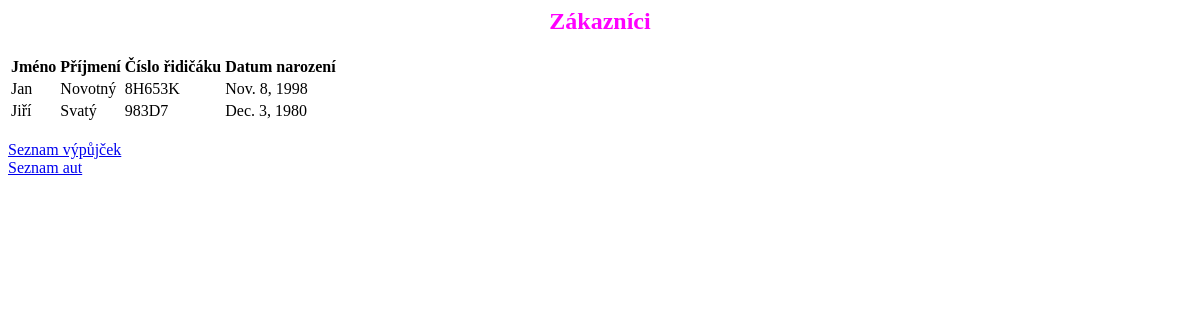
Before: /katalog/zakaznici/ with the older database file.
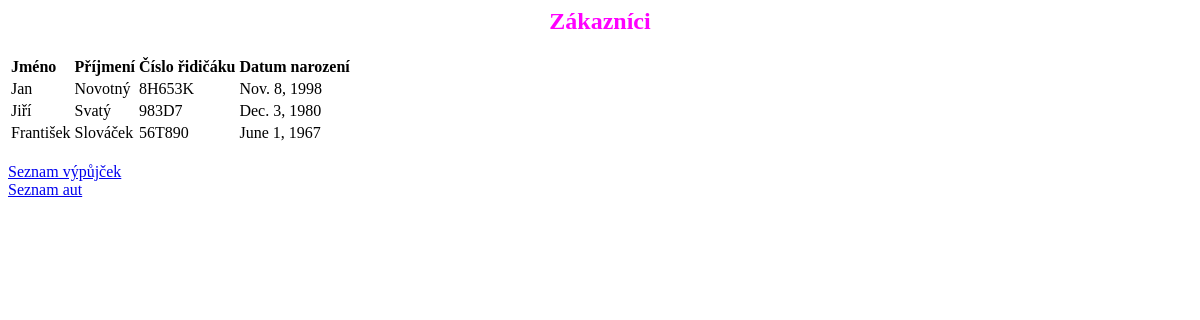
After: the same page with the newer database file.
### katalog/models.py (models this page shows)
class Zakaznik(models.Model):
  PROGRAM_DRUHY = (
    ('B', 'běžný zákazník'),
    ('Z', 'zlatý program'),
    ('P', 'platinový program'),
  )
  jmeno = models.CharField(max_length=100)
  prijmeni = models.CharField(max_length=100)
  RP_cislo = models.CharField(max_length=20)
  dat_narozeni = models.DateField()
  program = models.CharField(max_length=1, choices=PROGRAM_DRUHY, null=True)

### katalog/views.py (the view)
# urls.py: path('zakaznici/', views.SeznamZakaznikuView.as_view(), name='zakaznici_list'),
class SeznamZakaznikuView(ListView):
    model = models.Zakaznik
    template_name = "zakaznici/zakaznici_list.html"

### katalog/templates/zakaznici/zakaznici_list.html (shortened to what this page needs)
{% block content %}
<h2 align='center'><font color='fuchsia'>Zákazníci</font></h2>
<table>
  <tr>
    <td><b>Jméno</b></td>
    <td><b>Příjmení</b></td>
    <td><b>Číslo řidičáku</b></td>
    <td><b>Datum narození</b></td>
  </tr>
  {% for zakaznik in object_list %}
  <tr>
    <td>{{zakaznik.jmeno}}</td>
    <td>{{zakaznik.prijmeni}}</td>
    <td>{{zakaznik.RP_cislo}}</td>
    <td>{{zakaznik.dat_narozeni}}</td>
  </tr>
  {% empty %}
  <tr>
    <td>Jejda, zatím nemáme žádného zákazníka! :-)</td>
  </tr>
  {% endfor %}
</table>
{% url 'vypujcky_list' as vypujcky_list %}
<a href="{{ vypujcky_list }}">Seznam výpůjček</a>
{% url 'auta_list' as auta_list %}
<a href="{{ auta_list }}">Seznam aut</a>
{% endblock %}

Changed rows visible on the page:
added Zakaznik: jmeno "František", prijmeni "Slováček", RP_cislo "56T890", dat_narozeni "June 1, 1967"
